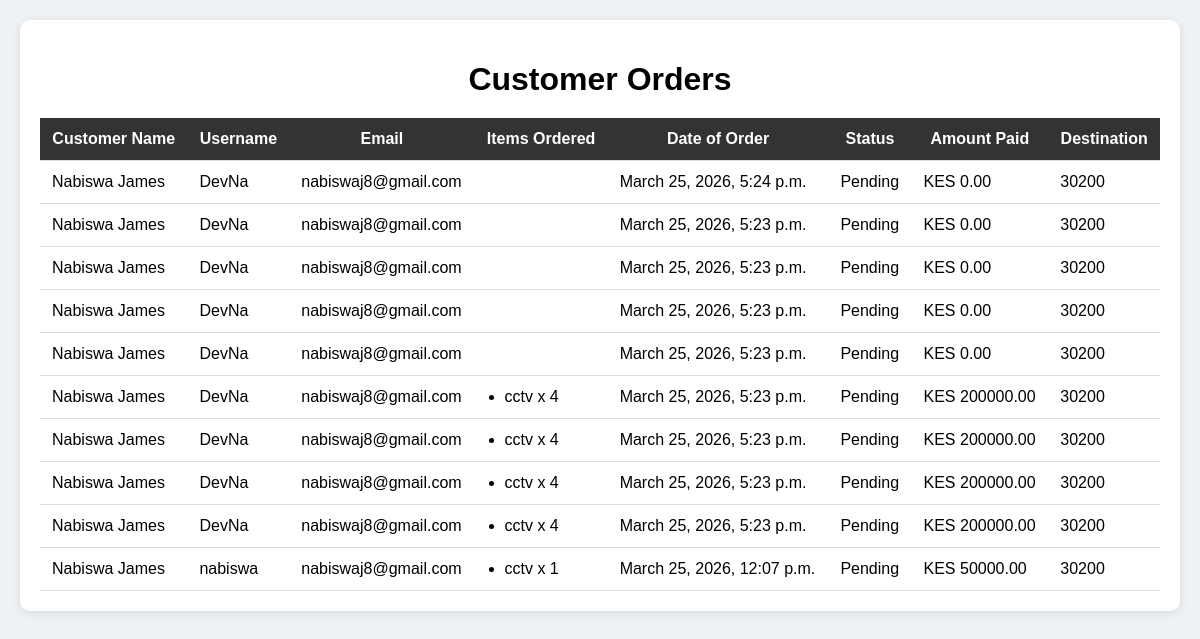
The page /customers/ (signed in) on the database its author committed.
### app/models.py (models this page shows, shortened)
class Order(models.Model):
    user = models.ForeignKey(User, on_delete=models.CASCADE, null=True, blank=True)
    name = models.CharField(max_length=100)
    email = models.EmailField(null=True, blank=True)  # ✅ FIXED
    phone = models.CharField(max_length=15)
    destination = models.CharField(max_length=255, default="N/A")
    total = models.DecimalField(max_digits=10, decimal_places=2, default=0)
    status = models.CharField(max_length=50, default='Pending')
    created_at = models.DateTimeField(auto_now_add=True)
    payment_status = models.CharField(max_length=50, default="Pending")
    STATUS_CHOICES = [
        ('Pending', 'Pending'),
        ('STK_Sent', 'STK Push Sent'), # User clicked pay, waiting for PIN
        ('Paid', 'Paid'),             # Callback received Success
        ('Failed', 'Failed'),         # Callback received Error or Timeout
    ]
    status = models.CharField(max_length=20, choices=STATUS_CHOICES, default='Pending')
    checkout_request_id = models.CharField(max_length=100, blank=True, null=True)
    mpesa_receipt = models.CharField(max_length=50, blank=True, null=True)

class OrderItem(models.Model):
    order = models.ForeignKey(Order, on_delete=models.CASCADE, related_name='items')
    product = models.ForeignKey(Product, on_delete=models.CASCADE)
    quantity = models.PositiveIntegerField()
    price = models.DecimalField(max_digits=10, decimal_places=2)

class Product(models.Model):
    name = models.CharField(max_length=255)
    price = models.DecimalField(max_digits=10, decimal_places=2)
    discount = models.DecimalField(max_digits=4,decimal_places=2,default=0)
    stock = models.IntegerField()
    category = models.ForeignKey(Category, on_delete=models.CASCADE, related_name="products")
    specifications = models.TextField(blank=True)
    views = models.IntegerField(default=0)
    brand = models.ForeignKey(Brand, on_delete=models.CASCADE)
    created_at = models.DateTimeField(auto_now_add=True)
    updated_at = models.DateTimeField(auto_now=True)

### app/views.py (the view)
# urls.py: path('customers/',views.customers,name='customers'),
@staff_member_required
@staff_member_required
def customers(request):
    orders = Order.objects.select_related('user').prefetch_related('items').order_by('-created_at')
    return render(request, 'customers.html', {
        'orders': orders
    })

### app/context_processors.py (called while the page is built)
def cart_count(request):
    count = 0
    if request.user.is_authenticated:
        result = CartItem.objects.filter(user=request.user).aggregate(
            total=Sum('quantity')
        )
        count = result['total'] or 0
    return {'cart_count': count}

### app/templates/customers.html (shortened to what this page needs)
{% load static %}
<!DOCTYPE html>
<html lang="en">
<head>
    <link rel="stylesheet" href="{% static 'css/customers.css' %}">
</head>
<body>
<div class="container">
    <h1>Customer Orders</h1>
    <table>
        <thead>
            <tr>
                <th>Customer Name</th>
                <th>Username</th>
                <th>Email</th>
                <th>Items Ordered</th>
                <th>Date of Order</th>
                <th>Status</th>
                <th>Amount Paid</th>
                <th>Destination</th>
            </tr>
        </thead>
        <tbody>
{% for order in orders %}
<tr>
    <td>{{ order.name }}</td>
    <td>{{ order.user.username }}</td>
    <td>{{ order.email }}</td>
    <td>
        <ul>
            {% for item in order.items.all %}
                <li>{{ item.product.name }} x {{ item.quantity }}</li>
            {% endfor %}
        </ul>
    </td>
    <td>{{ order.created_at }}</td>
    <td>{{ order.status }}</td>
    <td>KES {{ order.total }}</td>
    <td>{{ order.destination }}</td>
</tr>
{% endfor %}
</tbody>
    </table>
</div>
</body>
</html>

### app/static/css/customers.css (style rules this page uses)
body { font-family: Arial, sans-serif; background-color: #eef2f5; margin: 0; padding: 20px; }
.container { max-width: 1200px; margin: auto; background: #fff; padding: 20px; border-radius: 10px; box-shadow: 0 2px 10px rgba(0,0,0,0.1); }
h1 { text-align: center; margin-bottom: 20px; }
table { width: 100%; border-collapse: collapse; }
thead { background: #333; color: #fff; }
th, td { padding: 12px; border-bottom: 1px solid #ddd; vertical-align: top; }
ul { padding-left: 18px; margin: 0; }

### rows shown on the page
Order: name "Nabiswa James", user.username "DevNa", email "nabiswaj8@gmail.com", created_at "March 25, 2026, 5:24 p.m.", status "Pending", total "0.00", destination "30200"
Order: name "Nabiswa James", user.username "DevNa", email "nabiswaj8@gmail.com", created_at "March 25, 2026, 5:23 p.m.", status "Pending", total "0.00", destination "30200"
Order: name "Nabiswa James", user.username "DevNa", email "nabiswaj8@gmail.com", created_at "March 25, 2026, 5:23 p.m.", status "Pending", total "0.00", destination "30200"
Order: name "Nabiswa James", user.username "DevNa", email "nabiswaj8@gmail.com", created_at "March 25, 2026, 5:23 p.m.", status "Pending", total "0.00", destination "30200"
Order: name "Nabiswa James", user.username "DevNa", email "nabiswaj8@gmail.com", created_at "March 25, 2026, 5:23 p.m.", status "Pending", total "0.00", destination "30200"
Order: name "Nabiswa James", user.username "DevNa", email "nabiswaj8@gmail.com", created_at "March 25, 2026, 5:23 p.m.", status "Pending", total "200000.00", destination "30200"
OrderItem: product.name "cctv", quantity "4"
Order: name "Nabiswa James", user.username "DevNa", email "nabiswaj8@gmail.com", created_at "March 25, 2026, 5:23 p.m.", status "Pending", total "200000.00", destination "30200"
OrderItem: product.name "cctv", quantity "4"
Order: name "Nabiswa James", user.username "DevNa", email "nabiswaj8@gmail.com", created_at "March 25, 2026, 5:23 p.m.", status "Pending", total "200000.00", destination "30200"
OrderItem: product.name "cctv", quantity "4"
Order: name "Nabiswa James", user.username "DevNa", email "nabiswaj8@gmail.com", created_at "March 25, 2026, 5:23 p.m.", status "Pending", total "200000.00", destination "30200"
OrderItem: product.name "cctv", quantity "4"
Order: name "Nabiswa James", user.username "nabiswa", email "nabiswaj8@gmail.com", created_at "March 25, 2026, 12:07 p.m.", status "Pending", total "50000.00", destination "30200"
OrderItem: product.name "cctv", quantity "1"
